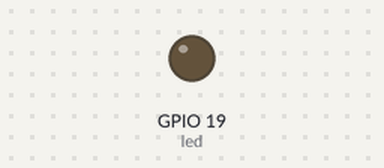
The program below on a simulated Raspberry Pi (BCM pin numbers). Parts: output pins drawn as LEDs (lit = HIGH).

Above: at 0.1 s.
At 20.1 s:
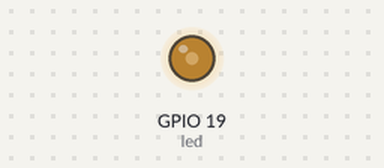
At 39.75 s:
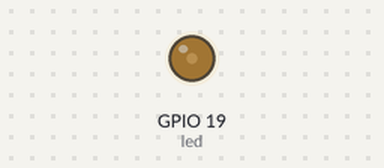
Timing chart, 0 to 40.0 s (numbered marks = the images above):
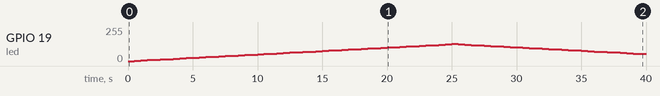

Measured:
- by itself, GPIO 19 (led): rises from 0/255 to 128/255 in 24.5 s, then falls to 54/255 in 14.5 s

The program:

pwm_try.py
```python
#!/usr/bin/env python3
'''import RPi.GPIO as GPIO
import time

GPIO.setmode(GPIO.BCM)
pin = 12

GPIO.setup(12, GPIO.OUT)

freq = 1000
duty_cycle = 50
voltage_level = 2.5

pwm = GPIO.PWM(pin, freq)
high_time = duty_cycle / 100 * ( 1 / freq)
low_time =  (100 - duty_cycle) / 100 * (1 / freq)

high_voltage = voltage_level + ( 5 - voltage_level) * duty_cycle / 100
low_voltage = voltage_level - voltage_level * duty_cycle / 100

pwm.start(high_voltage / 5 * 100)

time.sleep()

pwm.ChangeDutyCycle(0)
pwm.ChangeDutyCycle(duty_cycle)

high_time = duty_cycle / 100 * ( 1 / freq)
low_time =  (100 - duty_cycle) / 100 * (1 / freq)

time.sleep(5)
pwm.stop()

GPIO.cleanup()
'''
''''
#!/usr/bin/env python3
import RPi.GPIO as IO
import time

IO.setwarnings(False)
IO.setmode(IO.BCM)
IO.setup(19, IO.OUT)
p = IO.PWM(19, 100)
p.start(0)

while True:
    for x in range(50):
        p.ChangeDutyCycle(x)
        time.sleep(0.1)

    for x in range(50):
        p.ChangeDutyCycle(50 - x)
        time.sleep(0.1)

'''

from gpiozero import PWMLED
from time import sleep

led = PWMLED(19)

try:
    while True:
        for brightness in range(50):
            led.value = brightness / 100.0
            sleep(0.5)

        for brightness in range(50):
            led.value = (50 - brightness) / 100.0
            sleep(0.5)
except KeyboardInterrupt:
    led.off()
```
